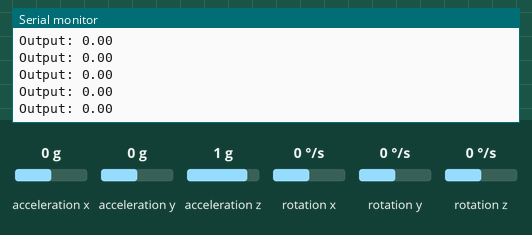
Simulated run of this sketch. Board: Arduino Uno, built with avr-gcc and run on an emulated ATmega328P. Parts: the last lines printed to the serial monitor. The test bench sets the inputs (shaded band); at power-on: rotation y 0 °/s, acceleration x 0 g, acceleration y 0 g, acceleration z 1 g, rotation x 0 °/s, rotation z 0 °/s.

Above: at 2.2 s.
2.3 s: rotation y set to -2 °/s
At 2.38 s:
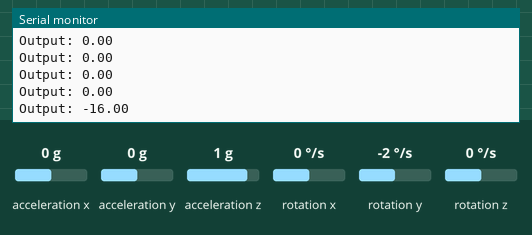
3.8 s: rotation y set to -192 °/s
At 3.85 s:
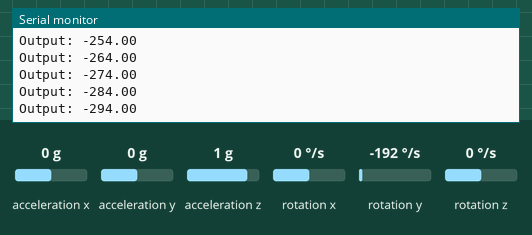
Timing chart, 0 to 6.8 s (numbered marks = the images above; inputs shaded):
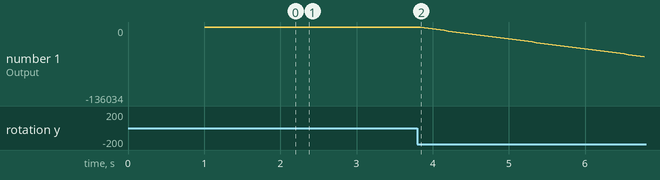

The sketch:

PidGyroY.ino
```cpp
/*

  Setpoint  = [1,4]

**/

#include "Wire.h"
#include <MPU6050_light.h>

MPU6050 mpu(Wire);


double Input, Output, Kp, Ki, Kd;
double lastError, integral = 0;

const int motorPin = 9; // Pin to control the motor
const int encoderPin = 2; // Pin to read the encoder position

void setup() {


 Serial.begin(9600);
  Wire.begin();

  byte status = mpu.begin();
  Serial.print(F("MPU6050 status: "));
  Serial.println(status);
  while(status!=0){ } // stop everything if could not connect to MPU6050

  Serial.println(F("Calculating offsets, do not move MPU6050"));
  delay(1000);
 //mpu.calcOffsets(true,true); // gyro and accelero
  Serial.println("Done!\n");


  mpu.update();
  Input = mpu.getGyroY();
  Kp = 2; // Proportional gain
  Ki = 5; // Integral gain
  Kd = 1; // Derivative gain
}

void loop() {
  double error = diff(Input); // Calculate the error
  integral += error; // Update the integral
  double derivative = error - lastError; // Calculate the derivative
  Output = Kp * error + Ki * integral + Kd * derivative; // Calculate the output
  lastError = error; // Update the last error

  Serial.print("Output: "); Serial.println(Output);
  mpu.update();
  Input = mpu.getGyroY(); // Read the encoder position
  delay(50);
}

double diff(double x){
 // double dif=0;
  if( x < 0 || x>5){
    if(x<0)
      return  x;
    else return x-5;
  }
  return 0;

}
```

Measured:
- after the input at 2.3 s, the serial monitor: prints a new line after 0.06 s (image 1)
- plotted number 1: 0 → -284 after the input at 2.3 s
